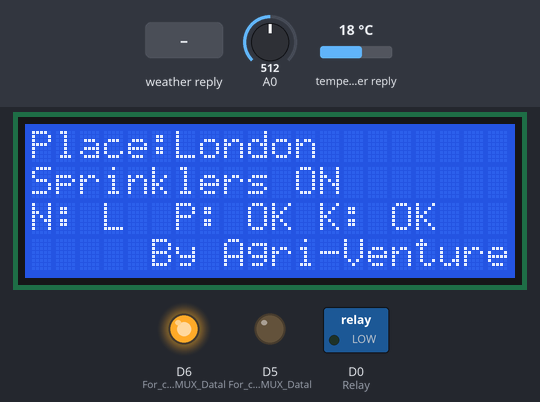
Simulated run of this sketch. Board: ESP8266 (NodeMCU). Shown: 20×4 character LCD, switched loads named in the sketch (green lamp = pin HIGH), output pins drawn as LEDs (lit = HIGH). The test bench sets the inputs (shaded band); at power-on: A0 = 512, temperature in the weather reply 18 °C. WiFi joins after 1.5 s; servers stay silent unless stated; web services answer with replies made up by the test bench; what the sketch prints to the serial monitor is not drawn.

Above: at 3.2 s.
3.3 s: weather in the web reply set to Rain
At 23.7 s:
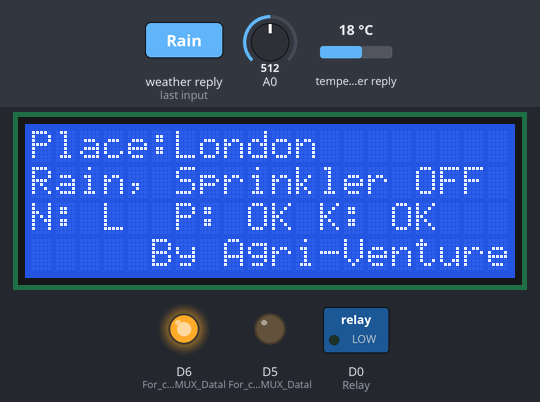
24.5 s: A0 set to 591
44.9 s: A0 set to 613
At 65.5 s:
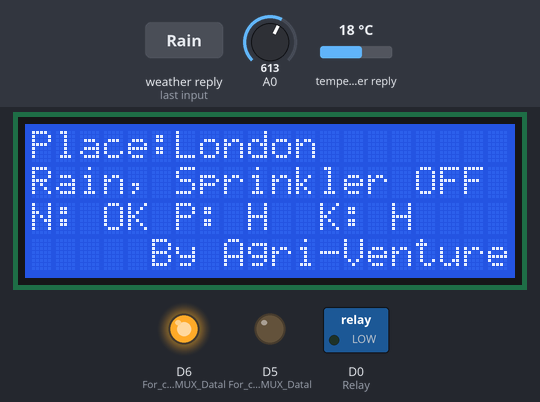
65.8 s: weather in the web reply set to Clear
At 85.9 s:
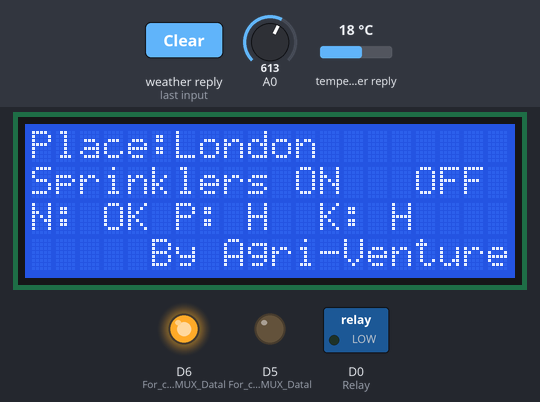
Timing chart, 0 to 87.2 s (numbered marks = the images above; inputs shaded):
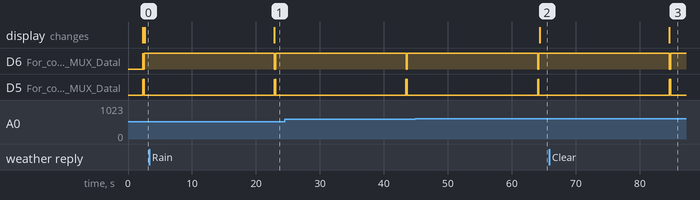

The sketch:

Code.ino
```cpp
#include <ESP8266WiFi.h>
#include <ESP8266HTTPClient.h>
#include <ArduinoJson.h>
#include <Wire.h>
#include <LiquidCrystal_I2C.h>
LiquidCrystal_I2C lcd(0x27, 2 ,1, 0, 4, 5, 6, 7, 3, POSITIVE);

bool raining = 0;
bool will_rain = 0;
// Below data is for Cotton crop.
// Corresponds to 1024
int expected_value = 700;
int min_value = 200;
int good_value = 1000;
// int moisture = 1;  // From Sensor
int N = 800;
int P = 400;
int K = 400;    // in Kg/ha
String crop="Cotton";
int crop_N_min = 600;
int crop_N_max = 1000;
int crop_P_min = 300;
int crop_P_max = 500;
int crop_K_min = 250;
int crop_K_max = 400;

// My Wifi Crediatials, should be changed accordingly.
char *ssid = "Jai Shri Radhey!";
char *pass = "KrO0Bl165";

String createUrl(int date,int months,int years){
  String dateString = String(date);
  String monthString = String(months);
  String yearString = String(years);
  String dt_string = yearString + '-' + monthString + '-' + dateString;
  String baseUrl = "http://api.weatherapi.com/v1/forecast.json?key=6138e9fd28844856b87160752202011";
  String place = "Hodal";
  int hours = 13;
  String resultUrl = baseUrl + '&' + "q=" + place + '&' + "dt=" + dt_string + '&' + "hour=" + hours;
  //Serial.println("Result Url = " + resultUrl);
  return(resultUrl);
}

void nutrients_checker(){
    digitalWrite(D5, 0);
    digitalWrite(D6, 0);
    N = analogRead(A0);  //  Taking value of Soil Moisture, when S1S0 = 00
    delay(100);
    digitalWrite(D5, 1);
    digitalWrite(D6, 0);
    P = analogRead(A0);  //  Taking value of Soil Moisture, when S1S0 = 01
    delay(100);
    digitalWrite(D5, 0);
    digitalWrite(D6, 1);
    K = analogRead(A0);  //  Taking value of Soil Moisture, when S1S0 = 10
    delay(100);
    lcd.setCursor(0,2);
    lcd.print("N: OK P: OK K: OK");
   if(N<crop_N_min || P<crop_P_min || K<crop_K_min){   //some nutrients is in less quantity
       String msg="You should use fertilizer that is rich in";
       if(N<crop_N_min){
        msg+=" Nitrogen ";
        lcd.setCursor(0,2);
        lcd.print("N: L ");
       }
       if(P<crop_P_min){
        msg+=" Phosphorus ";
        lcd.setCursor(6,2);
        lcd.print("P: L ");
       }
       if(K<crop_K_min){
        msg+=" Potassium ";
        lcd.setCursor(12,2);
        lcd.print("K: L ");
       }
       Serial.println(msg);
   }
   else if(N>crop_N_max || P>crop_P_max || K>crop_K_max){
       String msg="Your soil contains high amount of";
       if(N>crop_N_max){
        msg+=" Nitrogen ";
        lcd.setCursor(0,2);
        lcd.print("N: H ");
       }
       if(P>crop_P_max) {
        msg+=" Phosphorus ";
        lcd.setCursor(6,2);
        lcd.print("P: H ");
       }
       if(K>crop_K_max){
        msg+=" Potassium ";
        lcd.setCursor(12,2);
        lcd.print("K: H ");
       }
       Serial.println(msg);
   }
   else{
       String msg="Your soil is good for growing "+crop;
       Serial.println(msg);
   }
}

void watering(){
  // Taking value of Soil Moisture, when S1S0 = 11
  digitalWrite(D5, 1);
  digitalWrite(D6, 1);
  //Serial.println(analogRead(A0));
  if (raining){
      lcd.setCursor(0,1);
      lcd.print("Rain, Sprinkler OFF");
      Serial.println("Its raining!!");
      Serial.println("No need to turn on sprinkler.");
  }
  else if( analogRead(A0) <min_value){
    lcd.setCursor(0,1);
    lcd.print("Sprinkler ON       ");
    Serial.println("Emergency!!,Sprinkler should ON");
    while(expected_value > analogRead(A0)){
       digitalWrite(D0,1);
       break;
     }
    digitalWrite(D0,0);
  }
  else if(analogRead(A0) < expected_value){
    if(will_rain){
       Serial.println("Wait for rain");
       lcd.setCursor(0,1);
       lcd.print("Sprinklers OFF    ");
    }else{
       Serial.println("No chance of rain,sprinkler should ON");
       while(good_value > analogRead(A0)){
        lcd.setCursor(0,1);
        lcd.print("Sprinklers ON   ");
        digitalWrite(D0,1);
        break;
       }
       digitalWrite(D0,0);
     }
   }
 else{
        lcd.setCursor(0,1);
        lcd.print("Soil Moisture: GOOD");
        Serial.println("Soil Mosture is good");
     }
}
void setup() {
  Wire.begin(D2, D1);
  lcd.begin(20,4);
  pinMode(D0, OUTPUT);  // Relay
  pinMode(D5,OUTPUT); // For controlling MUX Dataline S0
  pinMode(D6,OUTPUT); // For controlling MUX Dataline S1
  Serial.begin(9600);
  Serial.print("\nConnecting to ");
  Serial.println(ssid);
  WiFi.begin(ssid, pass);
  while(WiFi.status() != WL_CONNECTED){
    Serial.print('.');
    delay(1000);
  }
  Serial.print("\nConnected to ");
  Serial.println(ssid);
}

void loop()
{
  if (WiFi.status() == WL_CONNECTED)
  {
    HTTPClient http; //Object of class HTTPClient
    http.begin(createUrl(22,11,2020));
    int httpCode = http.GET();

   // Serial.println(httpCode);

    if (httpCode > 0){
      const size_t bufferSize = JSON_OBJECT_SIZE(2) + JSON_OBJECT_SIZE(3) + JSON_OBJECT_SIZE(5) + JSON_OBJECT_SIZE(8) + 370;
      DynamicJsonBuffer jsonBuffer(bufferSize);
      JsonObject& root = jsonBuffer.parseObject(http.getString());
      String place = root["location"]["name"];
      String current_day = root["current"]["condition"]["text"];
      int day1 = root["forecast"]["forecastday"][0]["day"]["daily_will_it_rain"];
      int day2 = root["forecast"]["forecastday"][1]["day"]["daily_will_it_rain"];
      current_day.toLowerCase();
      raining = current_day.indexOf("rain") != -1;
      will_rain = day1 || day2;
      lcd.setCursor(0,0);
      lcd.print("Place:");
      lcd.print(place);
      Serial.println("Place: "+place);
      Serial.println(current_day);
      watering();
      nutrients_checker();
      lcd.setCursor(0,3);
      lcd.print("     By Agri-Venture");
    }
    http.end(); //Close connection

  }

  delay(20000);  // 20 sec
}
```

Measured:
- the behaviour switches between 599 and 600 on A0 (found by bisection; images 1 and 2)
- after the input at 3.3 s, the display: changes after 19.6 s (image 1)
- after the input at 44.9 s, the display: changes after 19.5 s (image 2)
- after the input at 65.8 s, the display: changes after 18.8 s (image 3)
